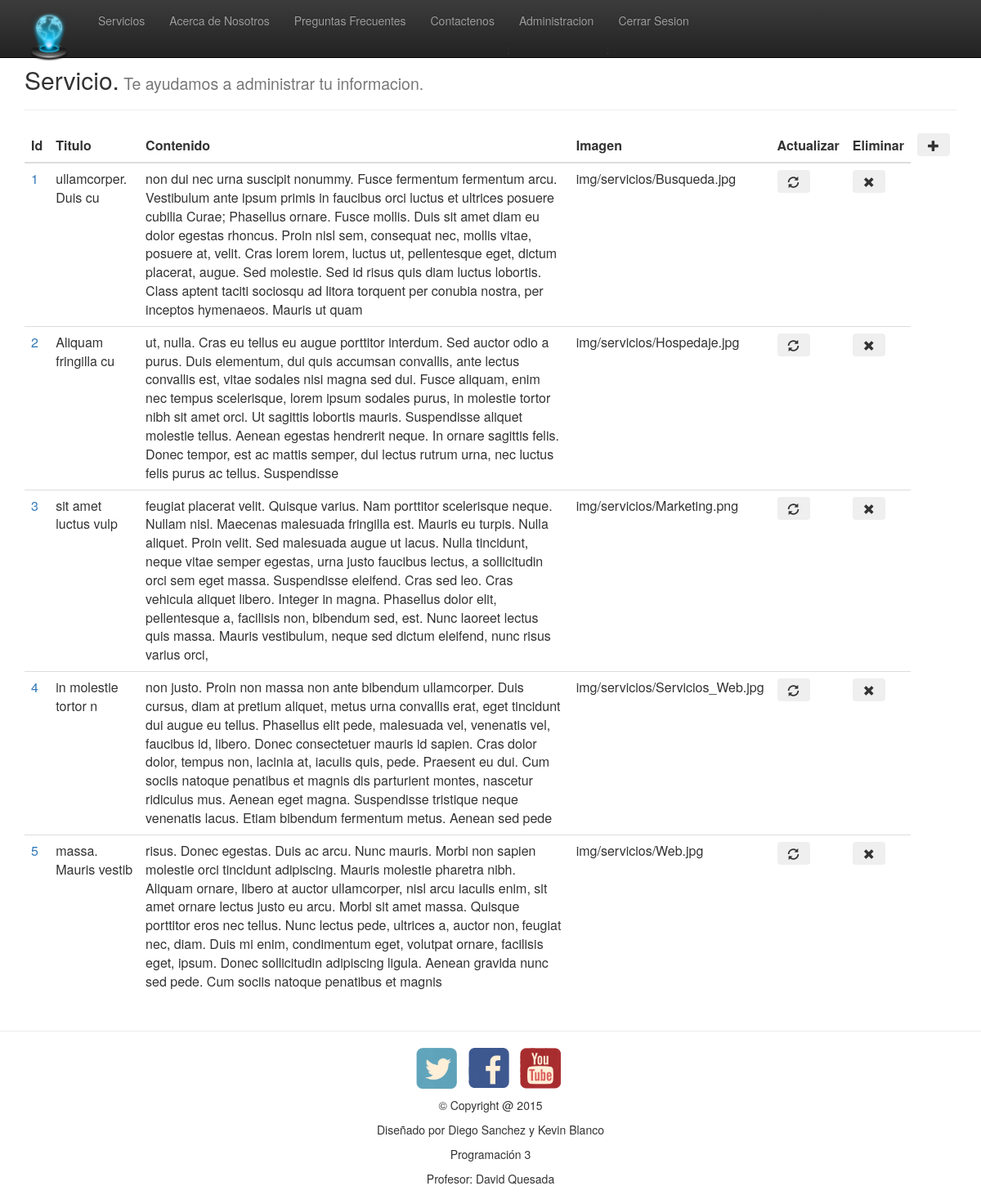
Before: /admin/vista-Servicio.php (signed in) with the older database file.
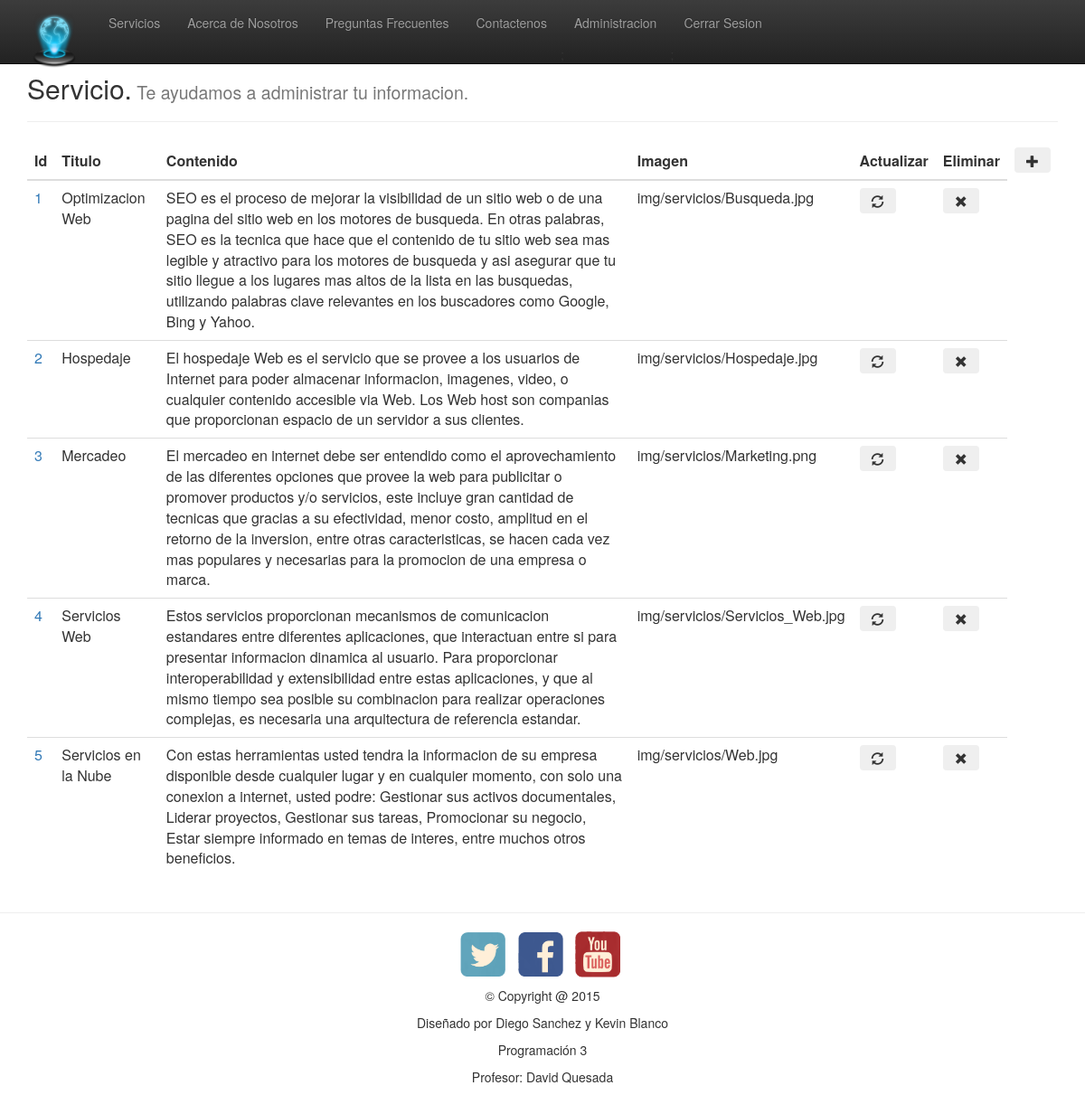
After: the same page with the newer database file.
### tables this page shows
CREATE TABLE IF NOT EXISTS `servicios` (
  `id` tinyint(4) NOT NULL AUTO_INCREMENT,
  `titulo` varchar(20) NOT NULL,
  `contenido` text NOT NULL,
  `imagen` varchar(80) NOT NULL,
  PRIMARY KEY (`id`)
);

### common/dbConnection.php (called while the page is built, shortened)
<?php
    class Connect
    {
        private $hostname    = 'localhost';
        private $username    = 'root';
        private $password    = '';
        private $database    = 'proyecto-progra3';
        private $servicios = array();
        public function getHostname(){
            return $this->hostname;
        }
        public function getUsername(){
            return $this->username;
        }
        public function getPassword(){
            return $this->password;
        }
        public function getSchema(){
            return $this->database;
        }
        public function connectDb()
        {
           try {
             $connexion = mysqli_connect(
                    $this->getHostname(),
                    $this->getUsername(),
                    $this->getPassword(),
                    $this->getSchema()
                ) OR DIE ('Error de Conexión');
                return $connexion;
            } catch (Exception $e) {
                echo $e->getMessage;
            }
        }
              public function getServicios() {
            try {
                $sql = 'SELECT * FROM servicios';
                $query = mysqli_query (
                        $this->connectDb(),
                        $sql
                    );
                $i = 0;
                while($queryData = mysqli_fetch_assoc($query)){
                    $this->servicios[$i] = $queryData;
                    $i++;
                }
                return $this->servicios;
            } catch (Exception $e) {
                echo $e->getMessage();
            }
            return $this->servicios;
        }
    }
?>

### admin/vista-Servicio.php (the view, shortened to what this page needs)
<?php
  include 'header.php';
 ?>
<?php if (isset($_SESSION['estado']) && $_SESSION['estado'] == '1') { ?>
<?php
	include '../common/dbConnection.php';
	$connexion= new Connect;
	$usuario=$connexion->getServicios();
 ?>
 	<div class="container">
		<section>
			<h2>Servicio.<small> Te ayudamos a administrar tu informacion.</small></h2><hr>
           <table  class="table">
	        <thead>
	            <tr>
	                <th>Id</th>
	                <th>Titulo</th>
	                <th>Contenido</th>
	                <th>Imagen</th>
	                <th>Actualizar</th>
	                <th>Eliminar</th>
	               <td> <button  type="button" class="btn btn_default"  onClick=" window.location.href='agregar-servicio.php' " ><span class="glyphicon glyphicon-plus" > </span></button></td>   </td>
	            </tr>
	        </thead>
	        <tbody>
	        	<?php
	            foreach ($usuario as $row) {
	        ?>
	            <tr>
	                <td><a href="searchUsuario.php?id=<?php echo $row['id']; ?>"><?php echo $row['id']; ?></a></td>
	                <td><?php echo $row['titulo']; ?></td>
	                <td><?php echo $row['contenido']; ?></td>
	                <td><?php echo $row['imagen']; ?></td>
	                <td><button type="button" class="btn btn_default"  onClick=" window.location.href='actualizar-servicio.php?id=<?php echo $row["id"];?>' " ><span class="glyphicon glyphicon-refresh"> </span></td>
					<td><button type="button" class="btn btn_default"  onClick="myFunction(<?php echo $row['id'];  ?>)"><span class="glyphicon glyphicon-remove"> </span></button></td>
				</tr>
	        <?php } ?>
	        </tbody>
	    </table>
		</section>
	</div>
<?php } else{
  header('Location: login.php');
  }
?>
<?php
  include 'footer.php';
 ?>

Changed rows visible on the page:
changed servicios "img/servicios/Busqueda.jpg": titulo "ullamcorper. Duis cu" → "Optimizacion Web"; contenido "non dui nec urna suscipit nonummy. Fusce fermentum fermentum arcu. Vestibulum ante ipsum primis in faucibus orci luctus et ultrices posuere cubilia Curae; Phasellus ornare. Fusce mollis. Duis sit amet diam eu dolor egestas rhoncus. Proin nisl sem, consequat nec, mollis vitae, posuere at, velit. Cras lorem lorem, luctus ut, pellentesque eget, dictum placerat, augue. Sed molestie. Sed id risus quis diam luctus lobortis. Class aptent taciti sociosqu ad litora torquent per conubia nostra, per inceptos hymenaeos. Mauris ut quam" → "SEO es el proceso de mejorar la visibilidad de un sitio web o de una pagina del sitio web en los motores de busqueda. En otras palabras, SEO es la tecnica que hace que el contenido de tu sitio web sea mas legible y atractivo para los motores de busqueda y asi asegurar que tu sitio llegue a los lugares mas altos de la lista en las busquedas, utilizando palabras clave relevantes en los buscadores como Google, Bing y Yahoo."
changed servicios "img/servicios/Hospedaje.jpg": titulo "Aliquam fringilla cu" → "Hospedaje"; contenido "ut, nulla. Cras eu tellus eu augue porttitor interdum. Sed auctor odio a purus. Duis elementum, dui quis accumsan convallis, ante lectus convallis est, vitae sodales nisi magna sed dui. Fusce aliquam, enim nec tempus scelerisque, lorem ipsum sodales purus, in molestie tortor nibh sit amet orci. Ut sagittis lobortis mauris. Suspendisse aliquet molestie tellus. Aenean egestas hendrerit neque. In ornare sagittis felis. Donec tempor, est ac mattis semper, dui lectus rutrum urna, nec luctus felis purus ac tellus. Suspendisse" → "El hospedaje Web es el servicio que se provee a los usuarios de Internet para poder almacenar informacion, imagenes, video, o cualquier contenido accesible via Web. Los Web host son companias que proporcionan espacio de un servidor a sus clientes."
changed servicios "img/servicios/Marketing.png": titulo "sit amet luctus vulp" → "Mercadeo"; contenido "feugiat placerat velit. Quisque varius. Nam porttitor scelerisque neque. Nullam nisl. Maecenas malesuada fringilla est. Mauris eu turpis. Nulla aliquet. Proin velit. Sed malesuada augue ut lacus. Nulla tincidunt, neque vitae semper egestas, urna justo faucibus lectus, a sollicitudin orci sem eget massa. Suspendisse eleifend. Cras sed leo. Cras vehicula aliquet libero. Integer in magna. Phasellus dolor elit, pellentesque a, facilisis non, bibendum sed, est. Nunc laoreet lectus quis massa. Mauris vestibulum, neque sed dictum eleifend, nunc risus varius orci," → "El mercadeo en internet debe ser entendido como el aprovechamiento de las diferentes opciones que provee la web para publicitar o promover productos y/o servicios, este incluye gran cantidad de tecnicas que gracias a su efectividad, menor costo, amplitud en el retorno de la inversion, entre otras caracteristicas, se hacen cada vez mas populares y necesarias para la promocion de una empresa o marca."
changed servicios "img/servicios/Servicios_Web.jpg": titulo "in molestie tortor n" → "Servicios Web"; contenido "non justo. Proin non massa non ante bibendum ullamcorper. Duis cursus, diam at pretium aliquet, metus urna convallis erat, eget tincidunt dui augue eu tellus. Phasellus elit pede, malesuada vel, venenatis vel, faucibus id, libero. Donec consectetuer mauris id sapien. Cras dolor dolor, tempus non, lacinia at, iaculis quis, pede. Praesent eu dui. Cum sociis natoque penatibus et magnis dis parturient montes, nascetur ridiculus mus. Aenean eget magna. Suspendisse tristique neque venenatis lacus. Etiam bibendum fermentum metus. Aenean sed pede" → "Estos servicios proporcionan mecanismos de comunicacion estandares entre diferentes aplicaciones, que interactuan entre si para presentar informacion dinamica al usuario. Para proporcionar interoperabilidad y extensibilidad entre estas aplicaciones, y que al mismo tiempo sea posible su combinacion para realizar operaciones complejas, es necesaria una arquitectura de referencia estandar."
changed servicios "img/servicios/Web.jpg": titulo "massa. Mauris vestib" → "Servicios en la Nube"; contenido "risus. Donec egestas. Duis ac arcu. Nunc mauris. Morbi non sapien molestie orci tincidunt adipiscing. Mauris molestie pharetra nibh. Aliquam ornare, libero at auctor ullamcorper, nisl arcu iaculis enim, sit amet ornare lectus justo eu arcu. Morbi sit amet massa. Quisque porttitor eros nec tellus. Nunc lectus pede, ultrices a, auctor non, feugiat nec, diam. Duis mi enim, condimentum eget, volutpat ornare, facilisis eget, ipsum. Donec sollicitudin adipiscing ligula. Aenean gravida nunc sed pede. Cum sociis natoque penatibus et magnis" → "Con estas herramientas usted tendra la informacion de su empresa disponible desde cualquier lugar y en cualquier momento, con solo una conexion a internet, usted podre: Gestionar sus activos documentales, Liderar proyectos, Gestionar sus tareas, Promocionar su negocio, Estar siempre informado en temas de interes, entre muchos otros beneficios."
